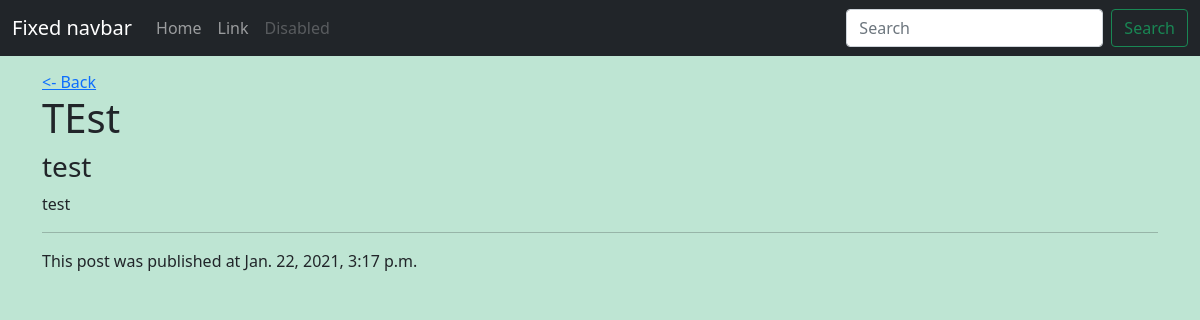
Page /post/test on the committed database.
### blog/models.py (models this page shows, shortened)
class Post(models.Model):
    title = models.CharField(max_length=225)
    slug = models.SlugField(max_length=225, unique=True)
    summary = models.CharField(max_length=300)
    content = models.TextField()
    published = models.BooleanField(default=True)
    created = models.DateTimeField(auto_now_add=True)
    image = models.ImageField(upload_to='./media/img', default='./media/placeholder.png')
    class Meta:
        ordering = ['-created']

### blog/views.py (the view)
# urls.py: url(r'^post/(.*)$', blog_views.post),
def post(request, slug):
    print(slug)
    return render(request, 'post.html', {
        "post": get_object_or_404(Post, slug=slug)
    })

### blog/templates/post.html (shortened to what this page needs)
{% extends 'base.html' %}
{% block content %}
<a href="/"><- Back</a>
<h1>{{ post.title }}</h1>
<h3>{{ post.summary }}</h3>
<p>{{ post.content }}</p>
<hr>
{% if post.published %}
  <p>This post was published at {{ post.created }}</p>
{% endif %}
{% endblock %}

### blog/static/css/style.css (style rules this page uses)
body { background: #bee5d3 !important; }

### rows in the picture
Post: title "TEst", summary "test", content "test", created "Jan. 22, 2021, 3:17 p.m."
